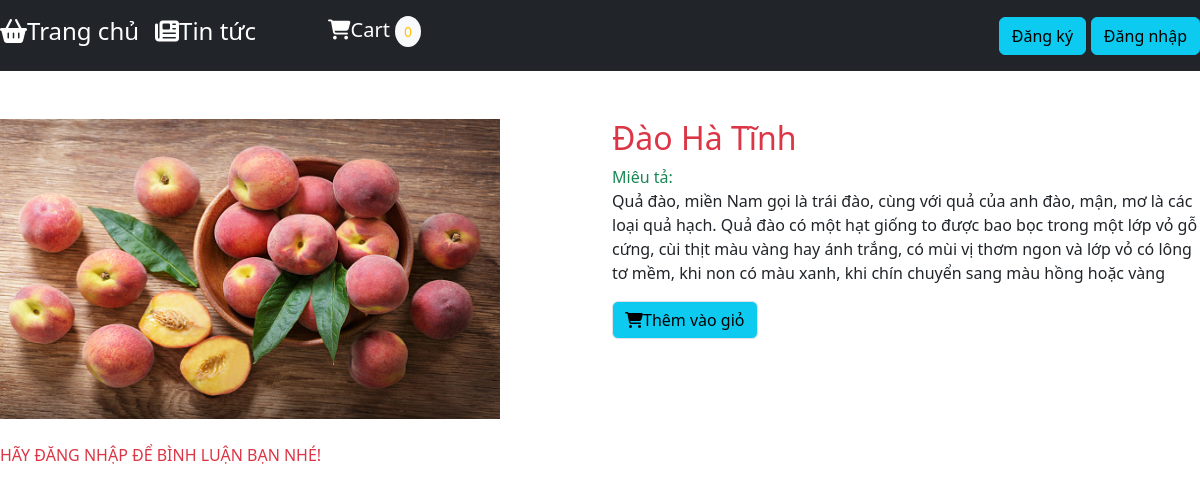
The app's page /product.php?id=3 with its own data.
### tables this page shows
CREATE TABLE IF NOT EXISTS `sanpham` (
  `id` int NOT NULL AUTO_INCREMENT,
  `tensanpham` varchar(50) NOT NULL,
  `gia` int NOT NULL,
  `soluong` int NOT NULL,
  `diachi` varchar(50) NOT NULL,
  `image` varchar(200) NOT NULL,
  `mieuta` text,
  `title` varchar(50) DEFAULT NULL,
  PRIMARY KEY (`id`)
);

### product.php (the view, shortened to what this page needs)
<!DOCTYPE html>
<?php
require_once "./model/header.php";
require_once "./model/comment.php";
?>
<html>
<head>
    <link href="https://cdn.jsdelivr.net/npm/bootstrap@5.2.3/dist/css/bootstrap.min.css" rel="stylesheet">
</head>
<body>
    <br><br>
    <form action="http://web.test/controller/cart.php?action=add_comment" method="post">
        <div class="row">
            <div class="col">
                <?php
                if(isset($_GET['id'])){
                    $id = $_GET['id'];
                }
                $sql = "SELECT * FROM sanpham WHERE id = $id";
                $result = $conn->query($sql);
                while($row = $result->fetch_assoc()){
                ?>
                <img src="<?= $row['image'] ?>" style="width: 500px;height: 300px">
            </div>
            <div class="col">
                <p class="h2 text text-danger"><?= $row['tensanpham'] ?></p>
                <div class="text text-success">Miêu tả: </div>
                <div><?=  $row['mieuta'] ?></div>
                <button type="submit" class="btn btn-info border my-3" name="add"><i class="fa-solid fa-cart-shopping"></i>Thêm vào giỏ</button>
            </div>
            <?php } ?>
        </div>
    </form>
    <div>
        <?php
        if(isset($_SESSION['id'])){
            include_once "./view/comment_form.php";
        }else{
            echo "<br><p class='text text-danger'>HÃY ĐĂNG NHẬP ĐỂ BÌNH LUẬN BẠN NHÉ!</p><br>";
        }
        ?>
    </div>
</body>
</html>

### records on screen
sanpham: image (picture), tensanpham "Đào Hà Tĩnh", mieuta "Quả đào, miền Nam gọi là trái đào, cùng với quả của anh đào, mận, mơ là các loại quả hạch. Quả đào có một hạt giống to được bao bọc trong một lớp vỏ gỗ cứng, cùi thịt màu vàng hay ánh trắng, có mùi vị thơm ngon và lớp vỏ có lông tơ mềm, khi non có màu xanh, khi chín chuyển sang màu hồng hoặc vàng"
